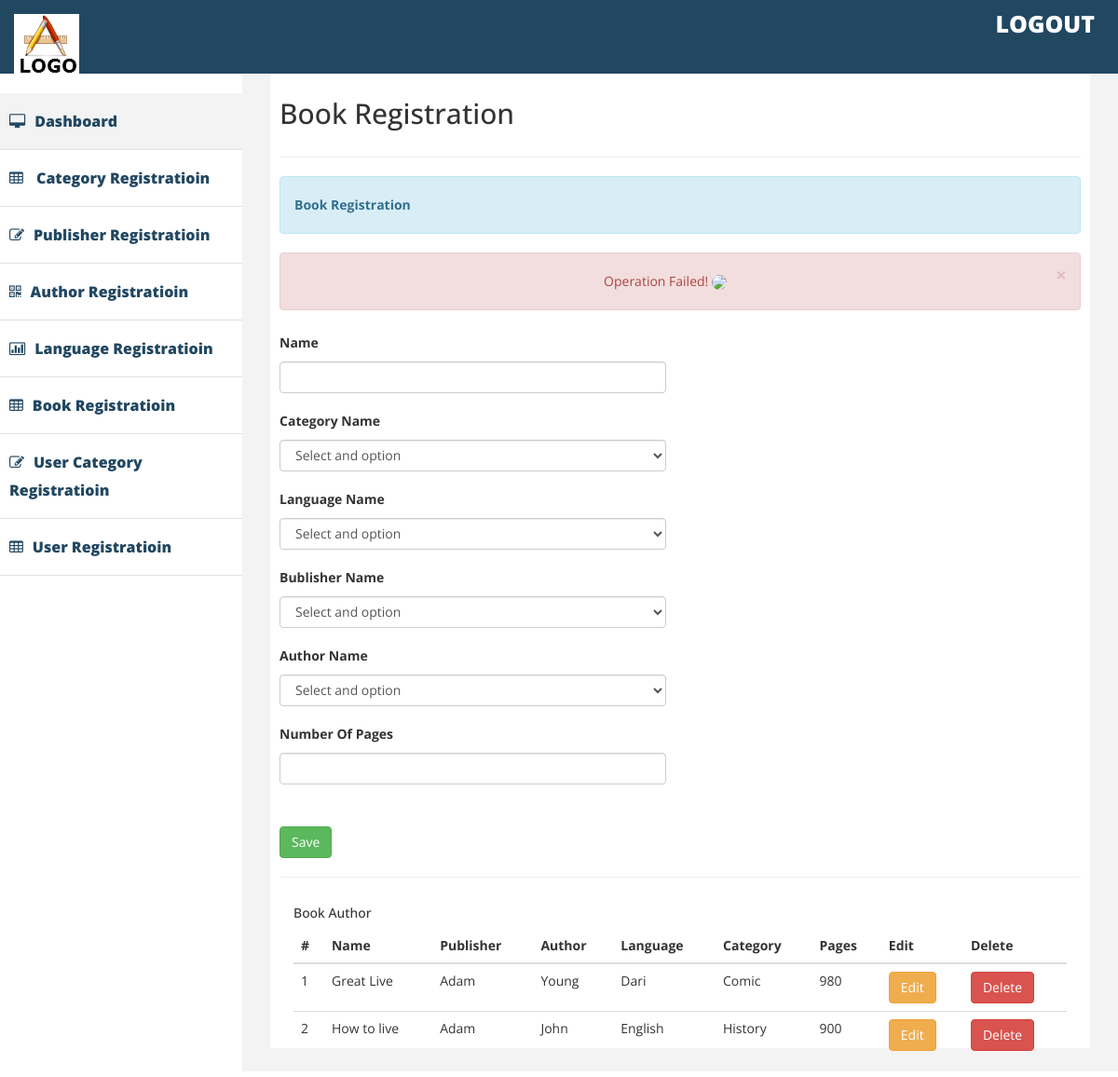
The page /onlinelibrary/view/bookRegistration.php?error on the database its author committed.
### tables this page shows
CREATE TABLE `book` (
  `id` int(11) NOT NULL,
  `name` varchar(110) NOT NULL,
  `author_id` int(11) NOT NULL,
  `category_id` int(11) NOT NULL,
  `publisher_id` int(11) NOT NULL,
  `language_id` int(11) NOT NULL,
  `pages` int(11) NOT NULL
);

CREATE TABLE `book_publisher` (
  `id` int(11) NOT NULL,
  `name` varchar(50) NOT NULL,
  `fname` varchar(40) NOT NULL,
  `contact` varchar(30) NOT NULL
);

CREATE TABLE `book_author` (
  `id` int(11) NOT NULL,
  `name` varchar(30) NOT NULL,
  `fname` varchar(30) NOT NULL
);

CREATE TABLE `language` (
  `id` int(11) NOT NULL,
  `name` varchar(40) NOT NULL
);

CREATE TABLE `book_category` (
  `id` int(11) NOT NULL,
  `name` varchar(50) NOT NULL
);

### onlinelibrary/data/class.db.php (called while the page is built, shortened)
<?php
class db{
	private $host ="localhost";
	private $usr ="root";
	private $pass="";
	private $db ="onlinelibrary";
	function __construct(){
		$connection = mysqli_connect($this->host, $this->usr, $this->pass, $this->db);
		if (!$connection) {
			echo "Opps ! You are having trouble with your connection: ".mysqli_error($connection);
		} else{
			$this->con = $connection;
		}
	}
}
?>

### onlinelibrary/data/class.book.php (called while the page is built, shortened)
<?php
include_once "class.db.php";
class book extends db{
	function list_book(){
		$query = "Select * from book  ORDER BY id DESC";
		$result = mysqli_query($this->con, $query);
		while ($post = mysqli_fetch_assoc($result)) {
			$data[]=$post;
		}
		return $data;
	}
}
?>

### onlinelibrary/data/class.bookCategory.php (called while the page is built, shortened)
<?php
include_once "class.db.php";
class bookCategory extends db{
	function list_BookCategory(){
		$query = "Select * from book_category  ORDER BY id DESC";
		$result = mysqli_query($this->con, $query);
		while ($post = mysqli_fetch_assoc($result)) {
			$data[]=$post;
		}
		return $data;
	}
	function get_bookCategory($id){
	    $query = "Select * from book_category where `id`= '$id'";
		$result = mysqli_query($this->con, $query);
		$post = mysqli_fetch_assoc($result);
		return $post;
	}
}
?>

### onlinelibrary/data/class.bookLanguage.php (called while the page is built, shortened)
<?php
include_once "class.db.php";
class bookLanguage extends db{
	function list_BookLanguage(){
		$query = "Select * from language  ORDER BY id DESC";
		$result = mysqli_query($this->con, $query);
		while ($post = mysqli_fetch_assoc($result)) {
			$data[]=$post;
		}
		return $data;
	}
	function get_bookLanguage($id){
	    $query = "Select * from language where `id`= '$id'";
		$result = mysqli_query($this->con, $query);
		$data = mysqli_fetch_assoc($result);
		return $data;
	}
}
?>

### onlinelibrary/data/class.bookPublisher.php (called while the page is built, shortened)
<?php
include_once "class.db.php";
class bookPublisher extends db{
	function list_BookPublisher(){
		$query = "Select * from book_publisher  ORDER BY id DESC";
		$result = mysqli_query($this->con, $query);
		while ($post = mysqli_fetch_assoc($result)) {
			$data[]=$post;
		}
		return $data;
	}
	function get_bookPublisher($id){
	    $query = "Select * from book_publisher where `id`= '$id'";
		$result = mysqli_query($this->con, $query);
		$data = mysqli_fetch_assoc($result);
		return $data;
	}
}
?>

### onlinelibrary/data/class.bookAuthor.php (called while the page is built, shortened)
<?php
include_once "class.db.php";
class bookAuthor extends db{
	function list_BookAuthor(){
		$query = "Select * from book_author  ORDER BY id DESC";
		$result = mysqli_query($this->con, $query);
		while ($post = mysqli_fetch_assoc($result)) {
			$data[]=$post;
		}
		return $data;
	}
	function get_bookAuthor($id){
	    $query = "Select * from book_author where `id`= '$id'";
		$result = mysqli_query($this->con, $query);
		$post = mysqli_fetch_assoc($result);
		return $post;
	}
}
?>

### onlinelibrary/view/bookRegistration.php (the view, shortened to what this page needs)
<!DOCTYPE html>
<html xmlns="http://www.w3.org/1999/xhtml">
<?php
include("head.php"); ?>
<body>
   <?php include("sidebar.php"); ?>
        <div id="page-wrapper" >
            <div id="page-inner">
                <div class="row">
                    <div class="col-lg-12">
                     <h2>Book  Registration</h2>
                    </div>
                </div>
                  <hr />
                <div class="row">
                    <div class="col-lg-12 ">
                        <div class="alert alert-info">
                             <strong>Book  Registration</strong>
                        </div>
                       <?php include("_alerts.php"); ?>
                    </div>
                    </div>
                    <div class="row">
					  <form method="POST" action ="../business/business.book.php" >
						  <div class="col-lg-6 col-md-6 col-sm-6 col-xs-6">
							   <div class="form-group">
								 <label> Name</label>
								  <input type="text" class="form-control" name='name' placeholder="" />
							   </div>
							   <div class="form-group">
								 <label> Category Name</label>
								 <select name="category_id" class="form-control">
								 <option value="">Select and option</option>
								 <?php
                                 include("../data/class.bookCategory.php");
								  $categoryList = new bookCategory();
								  $categorys = $categoryList->list_BookCategory();
								 ?>
								 </select>
							   </div>
							  <div class="form-group">
								 <label> Language Name</label>
								 <select name="language_id" class="form-control">
								 <option value="">Select and option</option>
								 <?php
                                  include("../data/class.bookLanguage.php");
								  $languageList = new bookLanguage();
								  $languages = $languageList->list_BookLanguage();
								 ?>
								 </select>
							   </div>
							   <div class="form-group">
								 <label> Bublisher Name</label>
								 <select name="publisher_id" class="form-control">
								 <option value="">Select and option</option>
								 <?php
                                  include("../data/class.bookPublisher.php");
								  $publisherList = new bookPublisher();
								  $publisehrs = $publisherList->list_BookPublisher();
								 ?>
								 </select>
							   </div>
							   <div class="form-group">
								 <label> Author Name</label>
								 <select name="author_id" class="form-control">
								 <option value="">Select and option</option>
								 <?php
                                  include("../data/class.bookAuthor.php");
								  $authorList = new bookAuthor();
								  $authors = $authorList->list_BookAuthor();
								 ?>
								 </select>
							   </div>
							    <div class="form-group">
								 <label> Number Of Pages</label>
								  <input type="number" class="form-control" name='pages' placeholder="" />
							   </div>
						   <br>
						   <div class="input-group">
							 <button type="submit" name="submit" class="btn btn-success" >Save</button>
						   </div>
						</div>
						</form>
                   </div>
				  <hr>
				  <div class="col-lg-12 col-md-12">
                        <h5>Book Author</h5>
                        <div class="table-responsive">
                            <table class="table">
                                <thead>
                                    <tr>
                                        <th>#</th>
                                        <th>Name</th>
                                        <th>Publisher</th>
                                        <th>Author</th>
                                        <th>Language</th>
                                        <th>Category</th>
                                        <th>Pages</th>
                                        <th>Edit</th>
                                        <th>Delete</th>
                                    </tr>
                                </thead>
                                <tbody>
                                 <?php
								  include("../data/class.book.php");
								  $bookList = new book();
								  $books = $bookList->list_book();
								  $i=0;
								   foreach($books as $book){
									   $i++;
									   $publisher_id = $book['publisher_id'];
									   $author_id    = $book['author_id'];
									   $language_id  = $book['language_id'];
									   $category_id  = $book['category_id'];
									   $bookAuthor  = new bookAuthor();
									   $author      = $bookAuthor->get_bookAuthor($author_id);
									   $bookPublisher  = new bookPublisher();
									   $publisehr      = $bookPublisher->get_bookPublisher($publisher_id);
									   $bookLanguage  = new bookLanguage();
									   $language      = $bookLanguage->get_bookLanguage($language_id);
									   $bookCategory  = new bookCategory();
									   $category      = $bookCategory->get_bookCategory($category_id);
									   echo  "<tr>
									             <td>$i</td>
									             <td>$book[name]</td>
									             <td>$publisehr[name]</td>
									             <td>$author[name]</td>
									             <td>$language[name]</td>
									             <td>$category[name]</td>
									             <td>$book[pages]</td>
									             <td><a href='#' class='btn btn-warning' >Edit</a></td>
									             <td><a href='#' class='btn btn-danger' >Delete</a></td>
									     </tr>";
								     }
								 ?>
                                </tbody>
                            </table>
                        </div>
                    </div>
                </div>
              </div>
            </div>
</body>
</html>

### onlinelibrary/view/head.php (shortened to what this page needs)
<head>
    <link href="assets/css/bootstrap.css" rel="stylesheet" />
    <link href="assets/css/font-awesome.css" rel="stylesheet" />
    <link href="assets/css/custom.css" rel="stylesheet" />
</head>

### onlinelibrary/view/sidebar.php (shortened to what this page needs)
<div id="wrapper">
     <div class="navbar navbar-inverse navbar-fixed-top">
        <div class="adjust-nav">
            <div class="navbar-header">
                <a class="navbar-brand" href="#">
                    <img src="assets/img/logo.png" />
                </a>
            </div>
            <span class="logout-spn" >
              <a href="logout.php" style="color:#fff;">LOGOUT</a>
            </span>
        </div>
    </div>
    <nav class="navbar-default navbar-side" role="navigation">
        <div class="sidebar-collapse">
            <ul class="nav" id="main-menu">
                <li class="active-link">
                    <a href="index.php" ><i class="fa fa-desktop "></i>Dashboard</a>
                </li>
                <li>
                    <a href="bookCategoryRegistration.php"><i class="fa fa-table "></i> Category Registratioin</a>
                </li>
                <li>
                    <a href="bookPublisherRegistration.php"><i class="fa fa-edit "></i>Publisher Registratioin</a>
                </li>
                <li>
                    <a href="bookAuthorRegistration.php"><i class="fa fa-qrcode "></i>Author Registratioin</a>
                </li>
                <li>
                    <a href="bookLanguageRegistration.php"><i class="fa fa-bar-chart-o"></i>Language Registratioin</a>
                </li>
	<li>
                    <a href="bookRegistration.php"><i class="fa fa-table "></i>Book Registratioin</a>
                </li>
                <li>
                    <a href="userCategoryRegistration.php"><i class="fa fa-edit "></i>User Category Registratioin</a>
                </li>
                <li>
                    <a href="userRegistration.php"><i class="fa fa-table "></i>User Registratioin</a>
                </li>
            </ul>
           </div>
    </nav>

### onlinelibrary/view/_alerts.php (shortened to what this page needs)
<?php
	if (isset($_GET["success"])){
		?>
		<a href="<?php echo $_SERVER["PHP_SELF"]; ?>">
		<div id="alert-success" class="alert animated fadeInDown alert-success alert-dismissible text-center" role="alert" > Operation was Success !<img class="img-circle" src="success.php"  /> <button type="button" class="close" data-dismiss="alert" aria-label="close" > <span aria-hidden="true">×</span> </button> </div>
		</a>
		<?php
	}
	elseif (isset($_GET["error"])){
		?>
			<a href="<?php echo $_SERVER["PHP_SELF"]; ?>"><div id="alert-danger" class="alert animated fadeInDown alert-danger alert-dismissible text-center" role="alert" > Operation Failed! <img class="img-circle" src="error.php"  /> <button type="button" class="close" data-dismiss="alert" aria-label="close" > <span aria-hidden="true">×</span> </button> </div></a>
		<?php
	}
?>

### onlinelibrary/view/assets/css/custom.css (style rules this page uses)
body { font-family: 'Open Sans', sans-serif; line-height:30px; }
#wrapper { width: 100%; margin-top:50px; }
#page-wrapper { padding: 15px 15px; min-height: 600px; background:#F3F3F3; }
#page-inner { width:100%; margin:10px 20px 10px 0px; background-color:#fff!important; padding:10px; min-height:1050px; }
.sidebar-collapse .nav { padding:0; padding-top:50px; }
.sidebar-collapse > .nav > li > a { padding:15px 10px; color: #214761; font-weight: 900; font-size: 16px; }
.sidebar-collapse > .nav > li { border-bottom:1px solid #e1e1e1; }
.navbar-side { border:none; background-color: #fff; }
.navbar-inverse { background-color: #214761; border-color: #F0F0F0; min-height: 80px; }
.nav > li > a > i { margin-right:10px; }
.logout-spn { float:right; color:#fff; font-size:25px; font-weight:800; margin:20px; margin: 10px 25px 10px 50px; }
.logout-spn a { text-decoration:none; }
.active-link { background-color:#f3f3f3; }
@media (min-width:768px) { #page-wrapper { margin: 0 0 0 260px; padding: 15px 30px; min-height: 1050px; } }
@media (min-width:768px) { .navbar-side { z-index: 1; position: absolute; width: 260px; } }

### rows shown on the page
book: name "Great Live", book_publisher.name "Adam", book_author.name "Young", language.name "Dari", book_category.name "Comic", pages "980"
book: name "How to live", book_publisher.name "Adam", book_author.name "John", language.name "English", book_category.name "History", pages "900"
